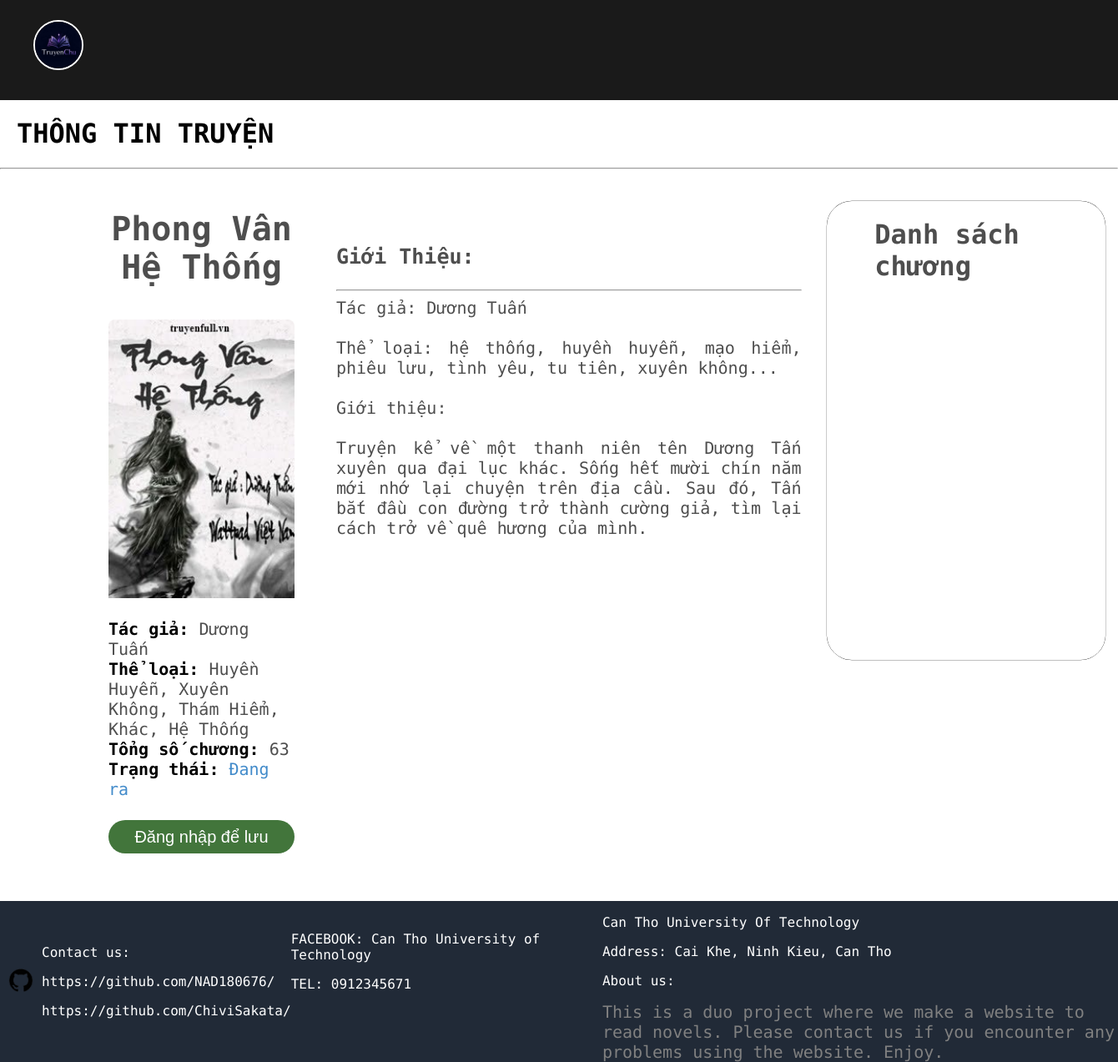
The app's page /pages/details.php?id=81 with its own data.
### tables this page shows
CREATE TABLE `truyen` (
  `Id_truyen` int(11) NOT NULL,
  `Ten` varchar(255) DEFAULT NULL,
  `TacGia` varchar(255) DEFAULT NULL,
  `TheLoai` varchar(255) DEFAULT NULL,
  `TongSoChuong` int(11) DEFAULT NULL,
  `TrangThai` varchar(50) DEFAULT NULL,
  `GioiThieu` text DEFAULT NULL,
  `NgayTao` datetime DEFAULT current_timestamp(),
  `AnhBia` varchar(255) DEFAULT NULL
);

### pages/details.php (the view, shortened to what this page needs)
<!DOCTYPE html>
<html>
    <head>
        <link rel="stylesheet" a href="../css/details.css">
        <link rel="stylesheet" href="https://cdnjs.cloudflare.com/ajax/libs/font-awesome/6.0.0/css/all.min.css">
    </head>
    <body>
        <div>
            <div class="navBar">
                <div>
                    <a href="home.php" style="margin: 10px 0px 15px 20px;"><img src="../images/logo.jpg" style="width:80; height:80; border-radius:50px; border:2px solid white;"></a>
                </div>
            </div>
            <h1>THÔNG TIN TRUYỆN</h1>
<hr>
            <div class="menu" style="width:1200px; margin-left:100px;">
                <?php
                    include '../actions/config.php';
                    $id = $_GET['id'];
                    $sql = "SELECT * FROM truyen WHERE Id_truyen = ?";
                    $stmt = $conn->prepare($sql);
                    $stmt->bind_param("i", $id);
                    $stmt->execute();
                    $result = $stmt->get_result();
                    $row = mysqli_fetch_assoc($result);
                    if($row) {
                        $TenTruyen = $row['Ten'];
                        $TacGia = $row['TacGia'];
                        $TheLoai = $row['TheLoai'];
                        $TrangThai = $row['TrangThai'];
                        $AnhBia = $row['AnhBia'];
                        $TongSoChuong = $row['TongSoChuong'];
                        $GioiThieu = $row['GioiThieu'];
                    }
                    else {
                        die("Không tìm thấy truyện");
                    }
                ?>
                <div class="left">
                    <div style="text-align: center;">
                        <h3><?php echo isset($TenTruyen) ? $TenTruyen : '';?></h3>
                        <img src="../images/<?php echo isset($AnhBia) ? $AnhBia : 'gamingcat.jpg'; ?>">
                    </div>
                    <div style="padding: 0 0 0 0;">
                        <b>Tác giả:</b>
                        <span><?php echo isset($TacGia) ? $TacGia : ''; ?></span>
                        <br>
                        <b>Thể loại:</b>
                        <span><?php echo isset($TheLoai) ? $TheLoai : ''; ?></span>
                        <br>
                        <b>Tổng số chương:</b>
                        <span><?php echo isset($TongSoChuong) ? $TongSoChuong : '?'; ?></span>
                        <br>
                        <b>Trạng thái:</b>
                        <span style="color:#428BCA;"><?php echo isset($TrangThai) ? $TrangThai : ''; ?></span>
                    </div>
                    <div class="bottomBtn">
                        <div>
                            <?php if (isset($_SESSION['User_id'])):?>
                                <?php
                                    $userId = $_SESSION['User_id'];
                                    $truyenId = $_GET['id'];
                                    $sql = "SELECT 1 FROM yeuthich WHERE Id_truyen = ? AND Id_user = ?";
                                    $stmt = $conn->prepare($sql);
                                    $stmt->bind_param("ii", $truyenId, $userId);
                                    $stmt->execute();
                                    $favorite = $stmt->get_result();
                                        if ($favorite->num_rows > 0){
                                            ?>
                                            <button class="save-unsave-btn" id="unFavoriteBtn">Đã Lưu</button>
                                            <script src="../scripts/favorite.js"></script>
                                            <?php
                                        }else{
                                            ?>
                                            <button class="save-unsave-btn" id="addFavoriteBtn">Lưu</button>
                                            <script src="../scripts/favorite.js"></script>
                                            <?php
                                        }
                                    else:
                                        ?><a href="login.php"><button class="save-unsave-btn" hre>Đăng nhập để lưu</button></a><?php
                                    endif;?>
                        </div>
                    </div>
                </div>
                <div class="detail">
                    <br>
                    <br>
                    <br>
                    <h3>Giới Thiệu:</h3>
                    <hr>
                    <span>
                    <?php echo isset($GioiThieu) ? $GioiThieu : ''; ?>
                    </span>
                </div>
                <div style="width:30%; height: 550px; color:#4E4E4E; box-shadow: 0 0 0 0.2px #000;border-radius: 30px; margin-left:30px; margin-top:30px; margin-right:5px;">
                    <h1 style="padding-left:0">Danh sách chương</h1>
                    <div class="list">
                        <ul class="listContainer">
                        </ul>
                    </div>
                </div>
            </div>
        </div>
        <br>
        <br>
        <br>
        <?php include "../components/footer.php";?>
    </body>
</html>

### css/details.css (style rules this page uses)
body { font-family: "Roboto Mono", "san-serif", "Arial"; margin: 0; }
.navBar { margin: 0; background-color: rgb(26,26,26); color:white; display:flex; flex-direction: row; justify-content: flex-start; align-items: center; height: 120px; }
.navBar > div { margin: 20px 20px 20px 20px; }
.navBar a { text-decoration: none; font-size: 50px; color:white; }
.navBar div a > img { width:56px; height:56px; }
h1 { padding-left:20px; }
.menu { display: flex; flex-direction: row; padding-left: 30px; }
h3 { color:#4E4E4E; font-size:40px; }
.menu div > h1 { margin-left:3ch; }
.left { display:flex; flex-direction: column; font-size: 20px; width:20%; }
.left img { width: 100%; height: auto; border-radius: 8px; aspect-ratio: 2 / 3; object-fit: fill; padding-bottom:20px; }
span { color:#4E4E4E; }
.detail { padding-left:50px; width:50%; }
.detail h3 { font-size:25px; }
.detail span { font-size:20px; display:block; text-align: justify; }
.listContainer { overflow-y: auto; height:550px; }
.bottomBtn { display:flex; flex-direction: column; margin-top: 25px; }
.save-unsave-btn { width:100%; height: 40px; font-size:20px; border:none; border-radius:30px; background-color: rgb(66,117,59); color:white; }

### records on screen
truyen: Ten "Phong Vân Hệ Thống", AnhBia (picture), TacGia "Dương Tuấn", TheLoai "Huyền Huyễn, Xuyên Không, Thám Hiểm, Khác, Hệ Thống", TongSoChuong "63", TrangThai "Đang ra", GioiThieu "Tác giả: Dương Tuấn Thể loại: hệ thống, huyền huyễn, mạo hiểm, phiêu lưu, tình yêu, tu tiên, xuyên không... Giới thiệu: Truyện kể về một thanh niên tên Dương Tấn xuyên qua đại lục khác. Sống hết mười chín năm mới nhớ lại chuyện trên địa cầu. Sau đó, Tấn bắt đầu con đường trở thành cường giả, tìm lại cách trở về quê hương của mình."
